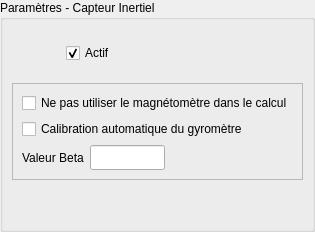
        <widget class="QWidget" name="pgIMU">
         <layout class="QVBoxLayout" name="verticalLayout_26">
          <property name="spacing">
           <number>0</number>
          </property>
          <property name="leftMargin">
           <number>0</number>
          </property>
          <property name="topMargin">
           <number>0</number>
          </property>
          <property name="rightMargin">
           <number>0</number>
          </property>
          <property name="bottomMargin">
           <number>0</number>
          </property>
          <item>
           <widget class="QGroupBox" name="grpIMU">
            <property name="title">
             <string>Paramètres - Capteur Inertiel</string>
            </property>
            <layout class="QVBoxLayout" name="verticalLayout_27">
             <item>
              <layout class="QHBoxLayout" name="horizontalLayout_13">
               <item>
                <widget class="QLabel" name="lblIMU">
                 <property name="sizePolicy">
                  <sizepolicy hsizetype="Fixed" vsizetype="Fixed">
                   <horstretch>0</horstretch>
                   <verstretch>0</verstretch>
                  </sizepolicy>
                 </property>
                 <property name="minimumSize">
                  <size>
                   <width>48</width>
                   <height>48</height>
                  </size>
                 </property>
                 <property name="maximumSize">
                  <size>
                   <width>48</width>
                   <height>48</height>
                  </size>
                 </property>
                 <property name="text">
                  <string/>
                 </property>
                 <property name="pixmap">
                  <pixmap resource="wimustudio2.qrc">:/icons/images/IMU.png</pixmap>
                 </property>
                 <property name="scaledContents">
                  <bool>true</bool>
                 </property>
                </widget>
               </item>
               <item>
                <widget class="QCheckBox" name="chkIMU">
                 <property name="cursor">
                  <cursorShape>PointingHandCursor</cursorShape>
                 </property>
                 <property name="text">
                  <string>Actif</string>
                 </property>
                 <property name="checked">
                  <bool>true</bool>
                 </property>
                </widget>
               </item>
              </layout>
             </item>
             <item>
              <widget class="QFrame" name="frameIMU">
               <property name="frameShape">
                <enum>QFrame::StyledPanel</enum>
               </property>
               <property name="frameShadow">
                <enum>QFrame::Raised</enum>
               </property>
               <layout class="QVBoxLayout" name="verticalLayout_28">
                <item>
                 <widget class="QCheckBox" name="chkIMUNoMag">
                  <property name="cursor">
                   <cursorShape>PointingHandCursor</cursorShape>
                  </property>
                  <property name="text">
                   <string>Ne pas utiliser le magnétomètre dans le calcul</string>
                  </property>
                 </widget>
                </item>
                <item>
                 <widget class="QCheckBox" name="chkIMUAutoCalib">
                  <property name="cursor">
                   <cursorShape>PointingHandCursor</cursorShape>
                  </property>
                  <property name="text">
                   <string>Calibration automatique du gyromètre</string>
                  </property>
                 </widget>
                </item>
                <item>
                 <layout class="QHBoxLayout" name="horizontalLayout_14">
                  <item>
                   <widget class="QLabel" name="lblIMUBeta">
                    <property name="text">
                     <string>Valeur Beta</string>
                    </property>
                   </widget>
                  </item>
                  <item>
                   <widget class="QLineEdit" name="txtIMUBeta">
                    <property name="minimumSize">
                     <size>
                      <width>0</width>
                      <height>25</height>
                     </size>
                    </property>
                    <property name="maximumSize">
                     <size>
                      <width>75</width>
                      <height>16777215</height>
                     </size>
                    </property>
                    <property name="maxLength">
                     <number>50</number>
                    </property>
                    <property name="frame">
                     <bool>true</bool>
                    </property>
                    <property name="clearButtonEnabled">
                     <bool>false</bool>
                    </property>
                   </widget>
                  </item>
                  <item>
                   <spacer name="horizontalSpacer_3">
                    <property name="orientation">
                     <enum>Qt::Horizontal</enum>
                    </property>
                    <property name="sizeHint" stdset="0">
                     <size>
                      <width>40</width>
                      <height>20</height>
                     </size>
                    </property>
                   </spacer>
                  </item>
                 </layout>
                </item>
               </layout>
              </widget>
             </item>
             <item>
              <spacer name="verticalSpacer_10">
               <property name="orientation">
                <enum>Qt::Vertical</enum>
               </property>
               <property name="sizeHint" stdset="0">
                <size>
                 <width>20</width>
                 <height>40</height>
                </size>
               </property>
              </spacer>
             </item>
            </layout>
           </widget>
          </item>
         </layout>
        </widget>
